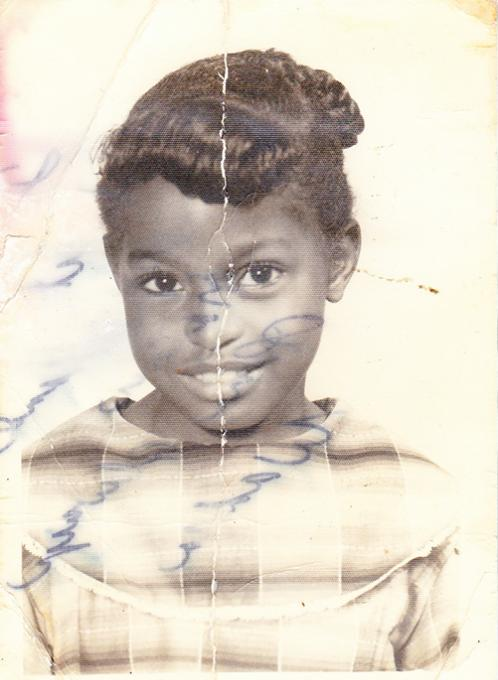
#> input picture exercise_images/scratched_image.jpeg, 498 x 680 px
$ python scratched.py
#> lines starting #> are read from the running program, lines starting #| are printed output that depends on the picture
import numpy as np
import cv2

img = cv2.imread('exercise_images/scratched_image.jpeg',0)
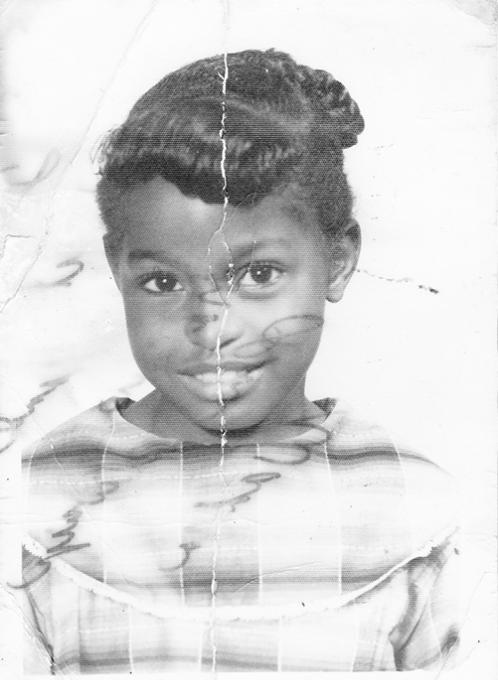
#> img: shape (680, 498); min 30, max 255, mean 211.6
kernel = np.ones((6,6),np.uint8)
erosion = cv2.erode(img,kernel,iterations = 1)
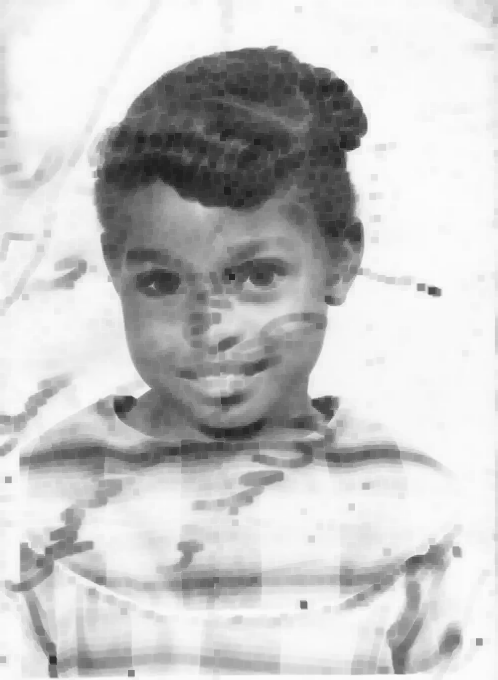
#> erosion: shape (680, 498); min 30, max 253, mean 198.1
dilation = cv2.dilate(erosion,kernel,iterations = 1)
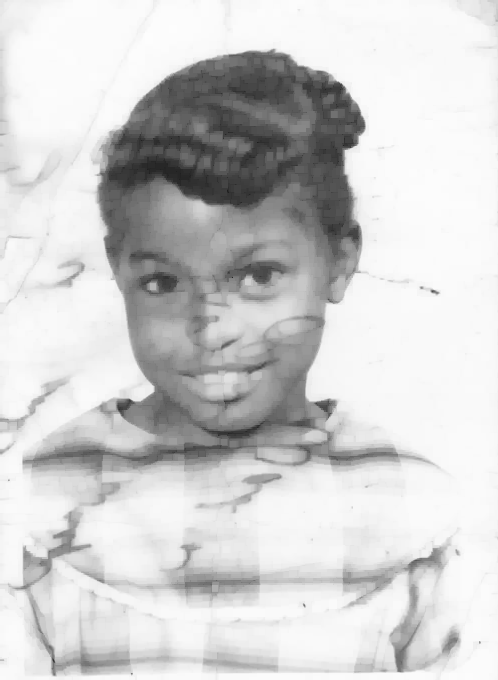
#> dilation: shape (680, 498); min 30, max 253, mean 207.4
opening = cv2.morphologyEx(dilation, cv2.MORPH_OPEN, kernel)

ero = np.hstack((img,erosion))
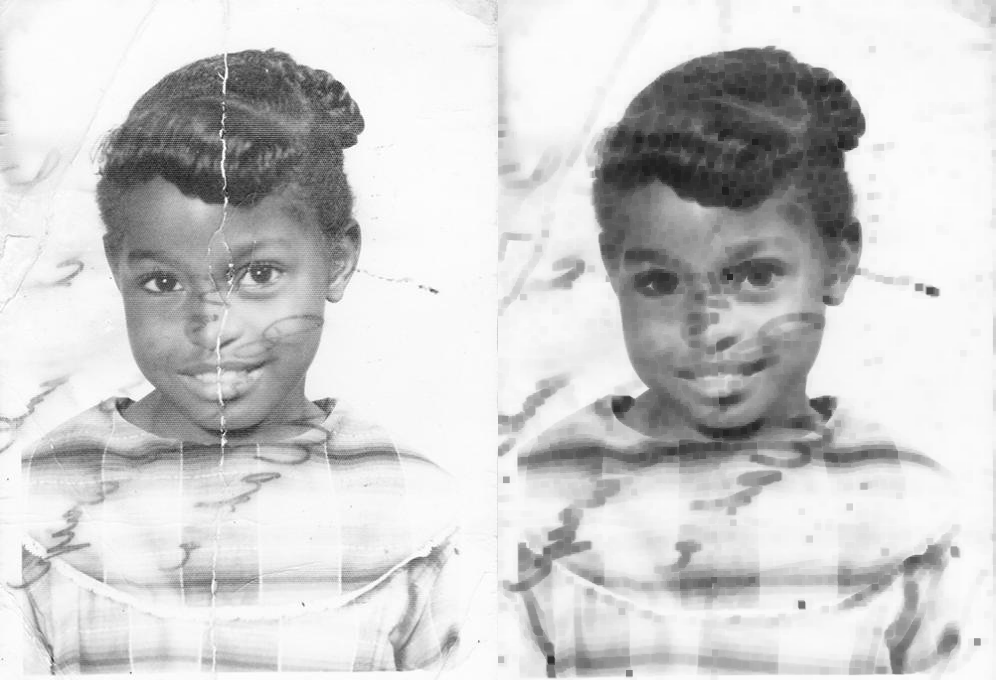
#> ero: shape (680, 996); min 30, max 255, mean 204.9
dil = np.hstack((erosion,dilation))
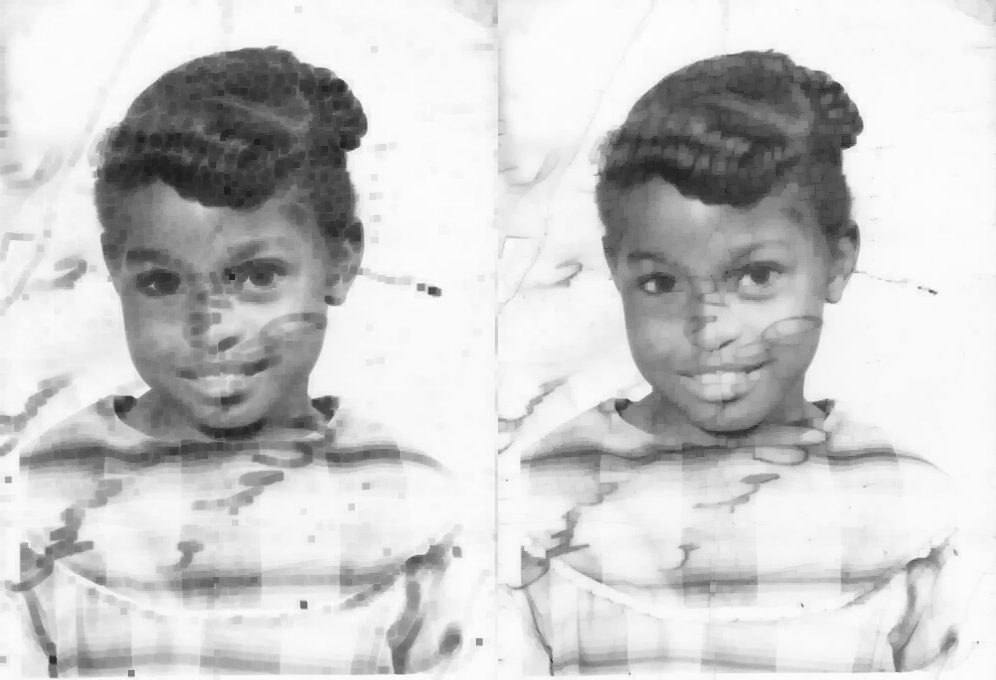
#> dil: shape (680, 996); min 30, max 253, mean 202.7
ope = np.hstack((dilation,opening))
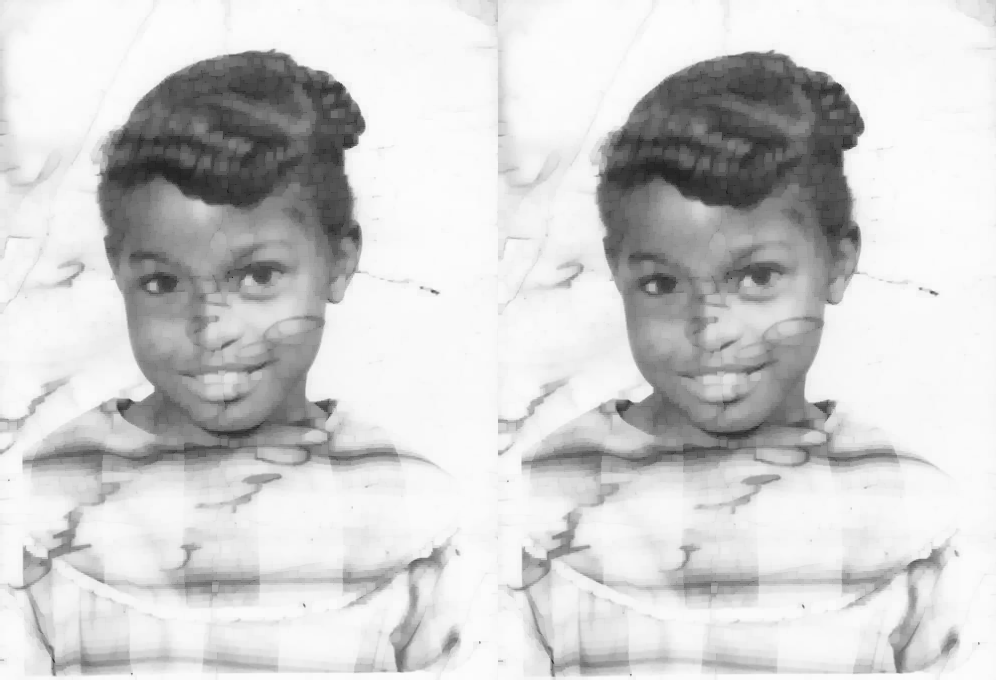
#> ope: shape (680, 996); min 30, max 253, mean 207.3

cv2.imwrite('erosion.jpeg',ero)
cv2.imwrite('dilation.jpeg',dil)
cv2.imwrite('opening.jpeg',ope)

cv2.imshow('Orignal',img)
cv2.imshow('Siok',erosion)
cv2.imshow('Dialation',dilation)
cv2.imshow('Opening',opening)

$ run again, with exercise_images/breakin.jpg copied over exercise_images/scratched_image.jpeg
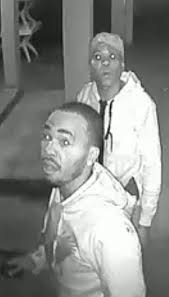
#> input picture exercise_images/breakin.jpg, 169 x 297 px
#> `erosion = cv2.erode(img,kernel,iterations = 1)`:
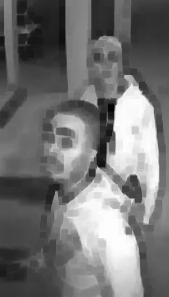
#> erosion: shape (297, 169); min 5, max 253, mean 115.4
#> `ope = np.hstack((dilation,opening))`:
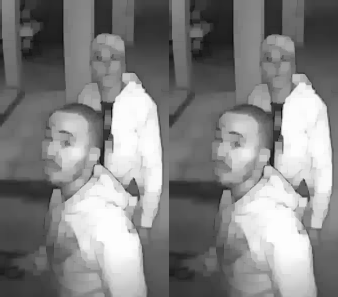
#> ope: shape (297, 338); min 5, max 253, mean 131.5
